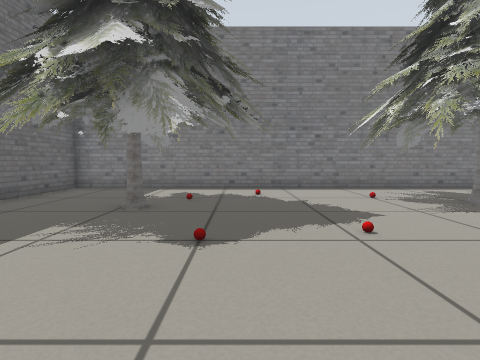
View 1 (above)

21 first-person views from a walk through a Gazebo world. The camera is 0.5 m above the floor, tilts 4° down and sees 80° across. Floor lines are 1 m apart. The floor is counted in squares, 0.5 m on a side. Each view is taken from the middle of a square. On the plan, view 1 faces up. The plan holds only what a view shows up to about 11 squares ahead; the rest is blank.

View 2
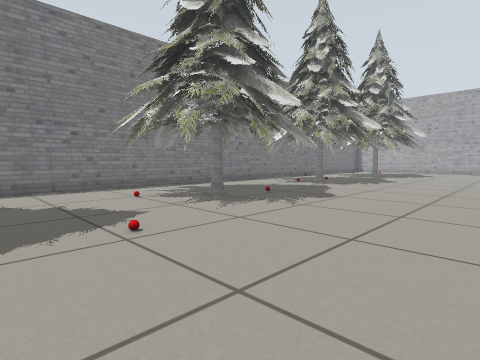

View 3
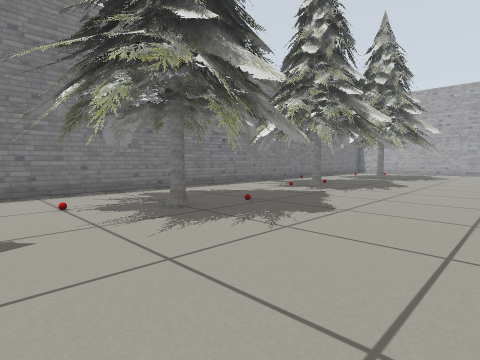

View 4
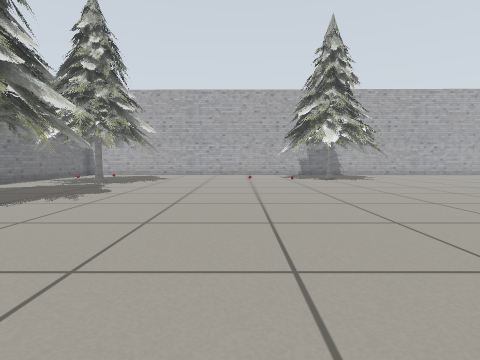

View 5
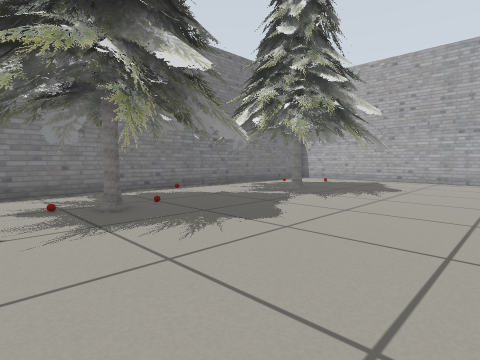

View 6
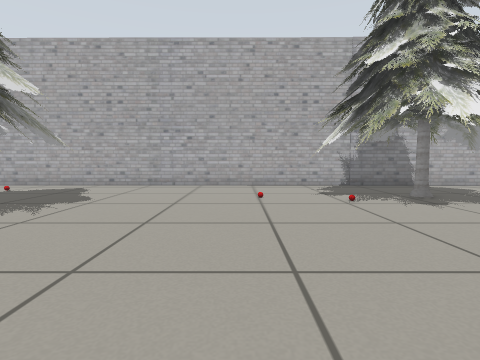

View 7
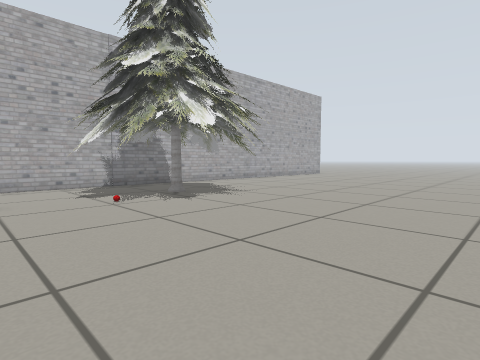

View 8
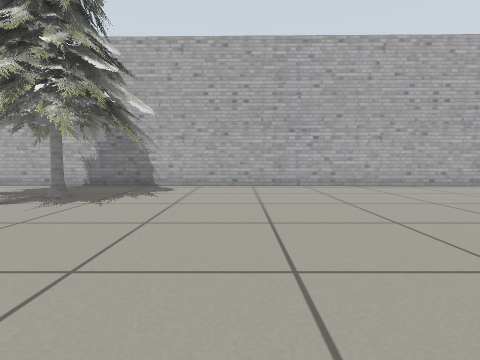

View 9
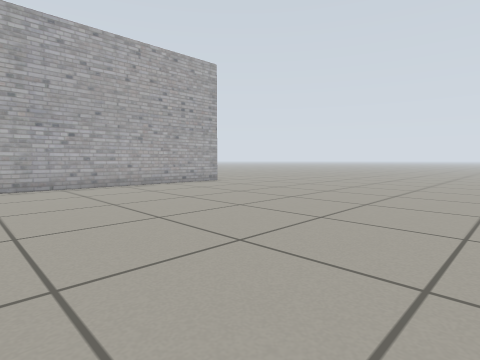

View 10
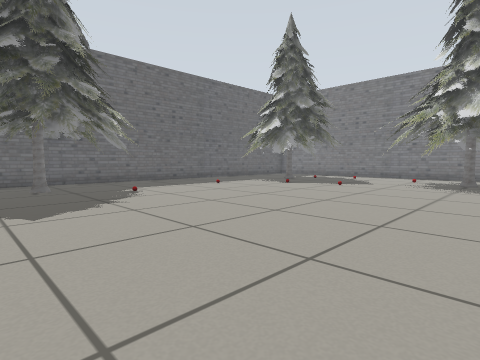

View 11
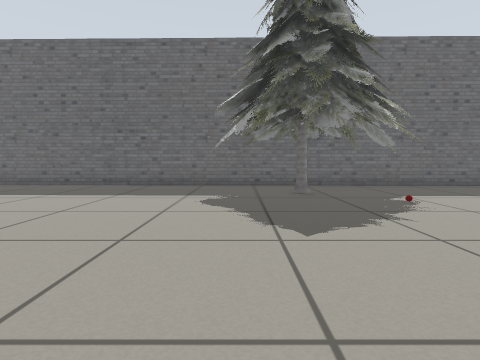

View 12
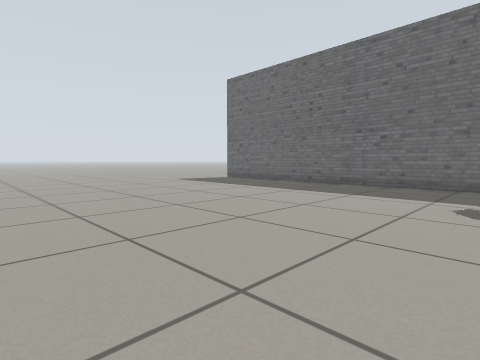

View 13
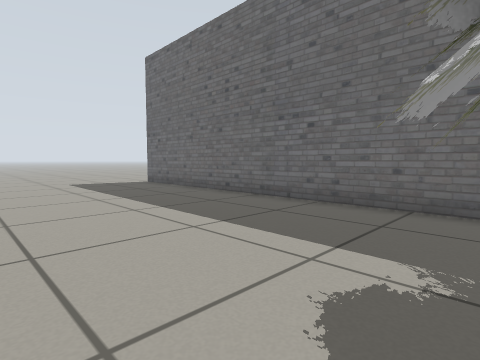

View 14
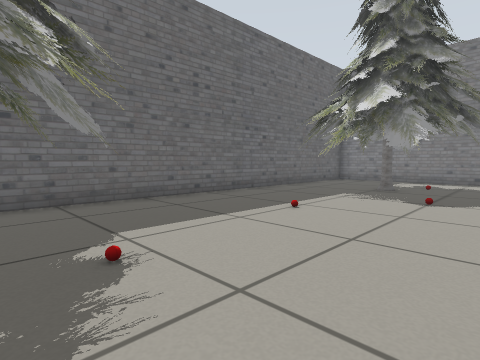

View 15
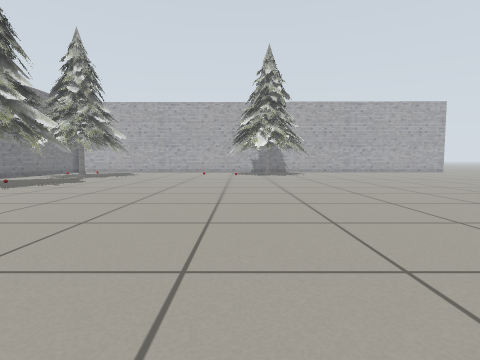

View 16
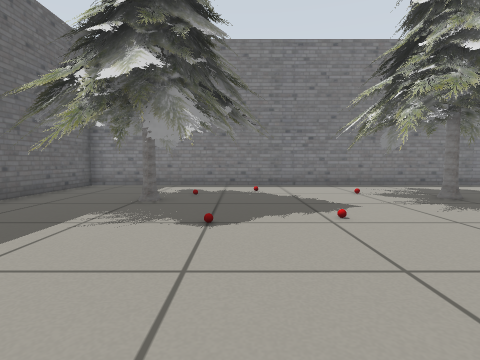

View 17
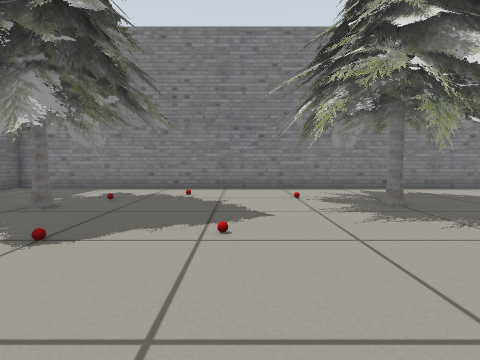

View 18
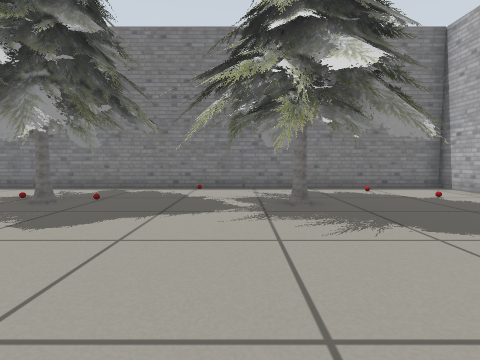

View 19
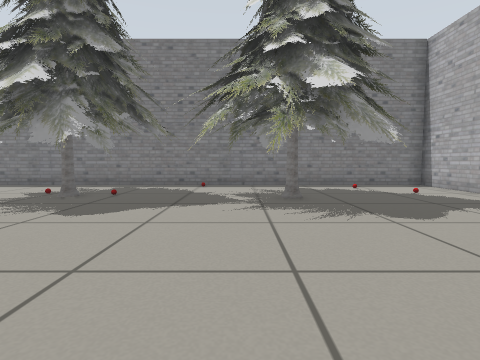

View 20
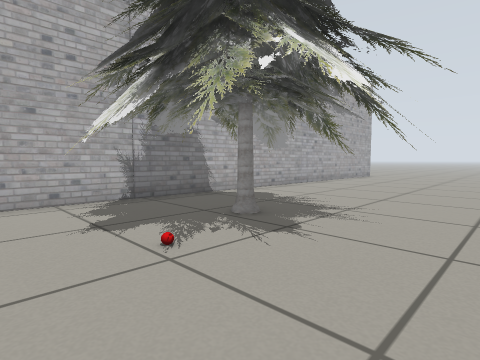

View 21
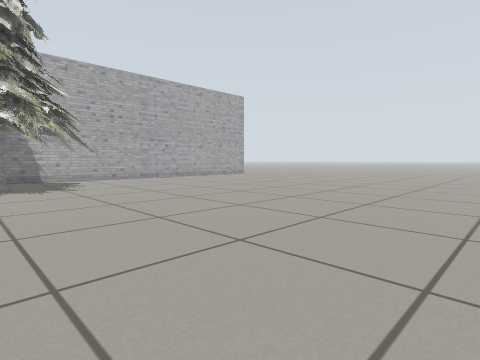

### Floor plan
Key: @ floor where view 1 was taken; # wall or solid block; . floor; T pine tree; B red ball; O other object.
Columns run from 6 left of view 1 to 24 right of it. Each row starts with its distance up from view 1.
 10 ##################T############
  9 #. TT ... TTTT   TTTT  TTTTO..#
  8 #TTTTTTO.OOTTTT TTTTTTTTTTT O.#
  7 #TTTTOTT OOTTTT TOTOT TTTTTT..#
  6 #TTTTTTT TTTTOT TTTTT TTTTTT..#
  5 #TTTTTT..TTTTTT.TTTTT.TTTTTT..#
  4 #.TTTOO.O.TTTT...TTTT..TTTT...#
  3 #..TT.........................#
  2 #.............................#
  1 #...O.........................#
  0 #.....@.......................#
 -1 #..........................O..#
 -2 #.TT......................TTT.#
 -3 #TTTB....................TOTTT#
 -4 TTTTTT..................TTTTTT#
 -5 TTTTTT..................TTTTTT#
 -6 TTTTTT..................TTTTTT#
 -7 TTTTT ...................TTTTT#
 -8 # TTT....... .............T T.#
 -9 #...........  ................#
-10 #...........   ...............#
-11 #...........    ..............#
-12 #...........    ..............#
-13 #...........    ..............#
-14 #..........     ..............#
-15 #..........     ..............#
-16 #..........     ..............#
-17 #..........     ... ..........#
-18  ..........     ..  ..........#
-19   .... ....         .......   #
-20    ...  ...         ......

Positions as (right, up) in squares from view 1, and headings:
1: (0, 0), facing up
2: (0, 0), facing up-right
3: (2, 1), facing up-right
4: (5, 0), facing right
5: (10, 1), facing up-right
6: (13, 0), facing right
7: (13, 0), facing down-right
8: (13, -10), facing right
9: (13, -10), facing down-right
10: (7, -7), facing up-left
11: (5, -7), facing left
12: (5, -7), facing down-left
13: (0, -7), facing down-left
14: (1, -4), facing up-left
15: (1, -3), facing right
16: (0, -1), facing up
17: (2, 0), facing up
18: (17, 0), facing up
19: (17, -1), facing up
20: (17, -1), facing down-right
21: (9, -4), facing down-right
